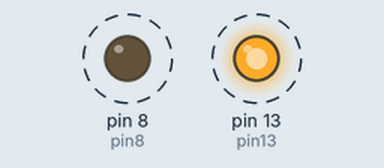
Recording of a sketch running on a simulated Arduino Uno, built with avr-gcc and run on an emulated ATmega328P. On the bench: output pins drawn as LEDs (lit = HIGH). Dashed ring = blinking. What the sketch prints to the serial monitor is not drawn.

Above: at 0.2 s.
Timing chart, 0 to 4.6 s (numbered marks = the images above):
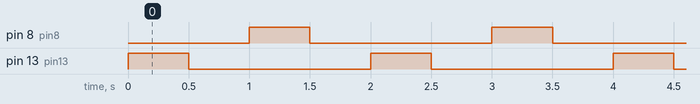

Measured:
- by itself, pin 8 (pin8), pin 13 (pin13): alternates HIGH for 0.50 s and LOW for 1.5 s
- by itself, everything shown: repeats every 2.0 s, in 4 steps

The sketch:

sketch_apr26d3.ino
```cpp
int pin13 = 13;
int pin8 =  8;

void setup() {
  // put your setup code here, to run once:
  pinMode(pin13, OUTPUT);
  pinMode(pin8, OUTPUT);
  Serial.begin(9600);
}

void loop() {
  // put your main code here, to run repeatedly:
  digitalWrite(pin13, HIGH);
  Serial.println("Dioda zapaliona");
  delay(500);
  digitalWrite(pin13, LOW);
  Serial.println("Dioda zagaszona");
  delay(500);

  digitalWrite(pin8, HIGH);
  delay(500);
  digitalWrite(pin8, LOW);
  delay(500);
}
```
